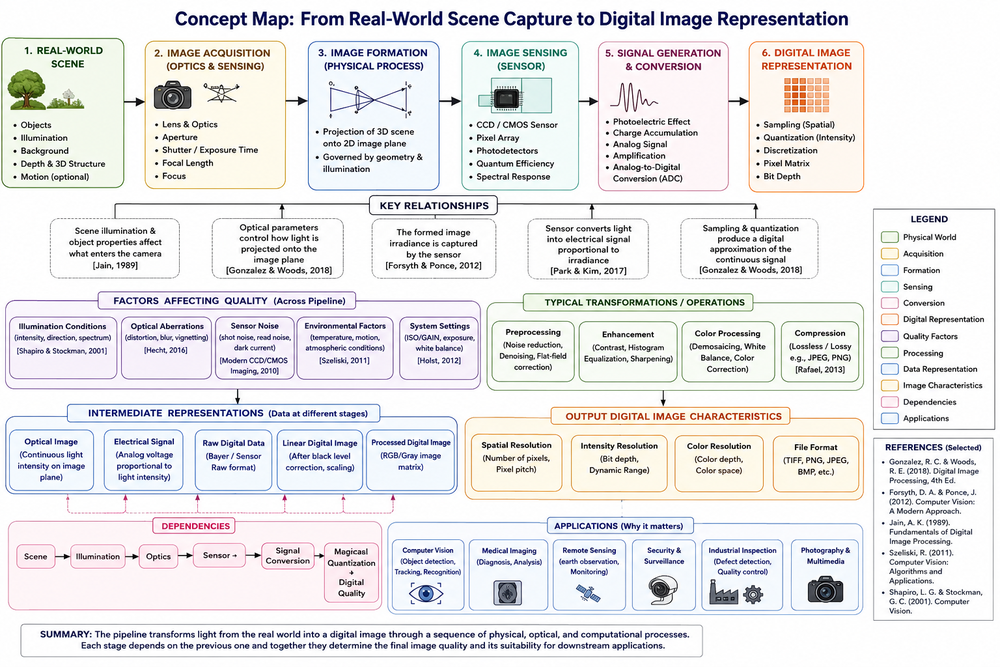
#> input picture C01/AT2/Q01/at 2 q1.png, 1000 x 667 px, shrunk from 1536 x 1024 before the run, found by its file name
$ python exp_20.py   (older library calls are emulated)
#> lines starting #> are read from the running program, lines starting #| are printed output that depends on the picture
# -*- coding: utf-8 -*-
"""EXP-20

Automatically generated by Colab.

Original file is located at
    https://colab.research.google.com/drive/1uOBNRR7WJUTs1aoa_msv7QEc_7skm7qR
"""

from google.colab import files
uploaded = files.upload()
#> the answer given: at 2 q1.png

import cv2
import matplotlib.pyplot as plt

filename = list(uploaded.keys())[0]
img = cv2.imread(filename, 0)
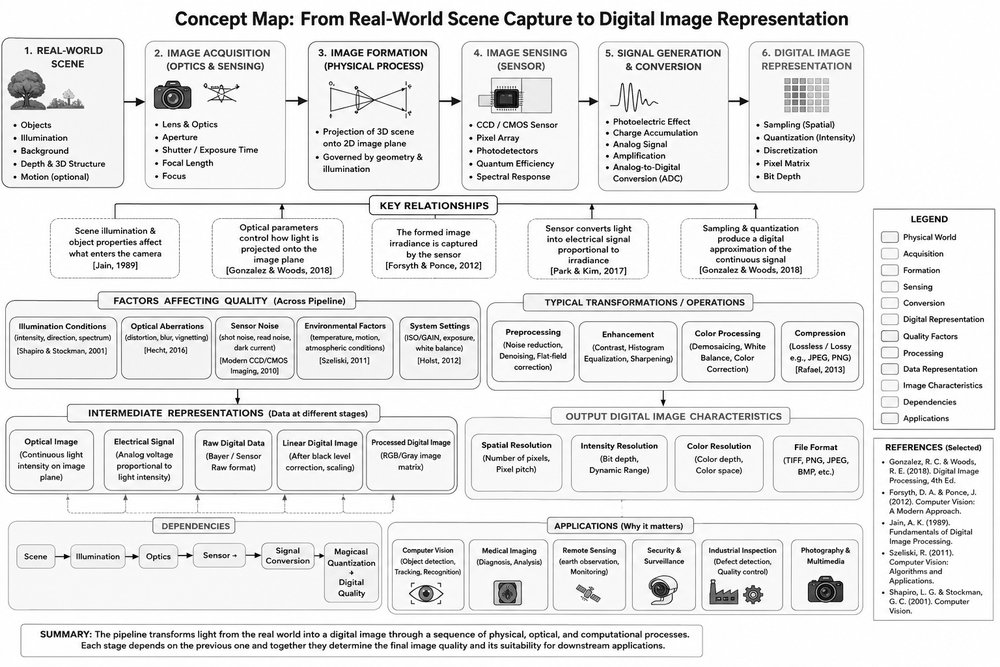
#> img: shape (667, 1000); min 0, max 255, mean 231.4

sobel_x = cv2.Sobel(img, cv2.CV_64F, 1, 0, ksize=3)
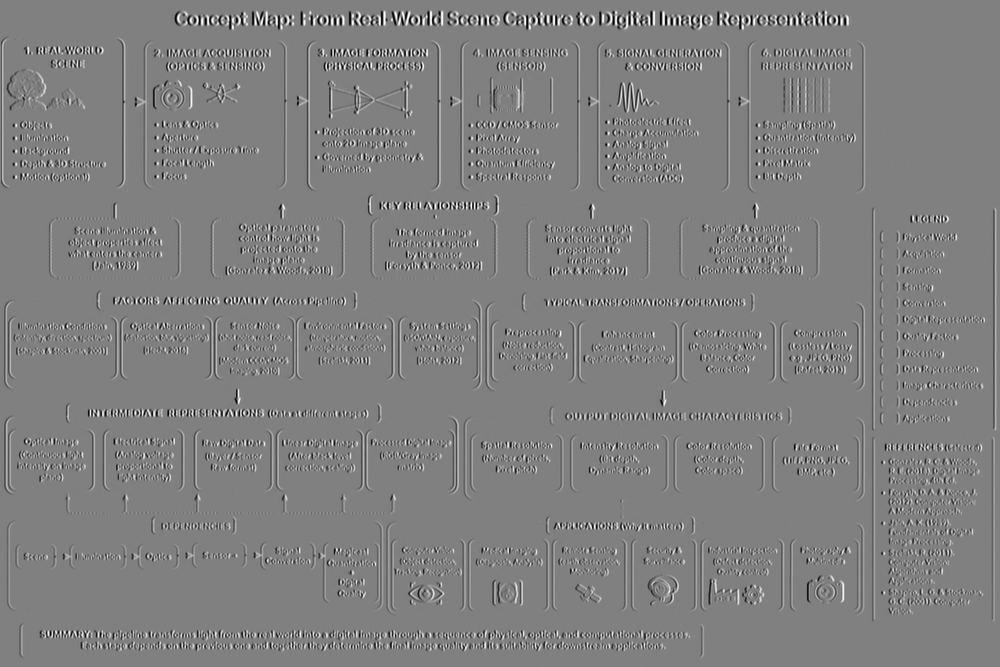
#> sobel_x: shape (667, 1000) float64; min -1017, max 1005, mean 0.1; drawn with min black and max white
sobel_y = cv2.Sobel(img, cv2.CV_64F, 0, 1, ksize=3)
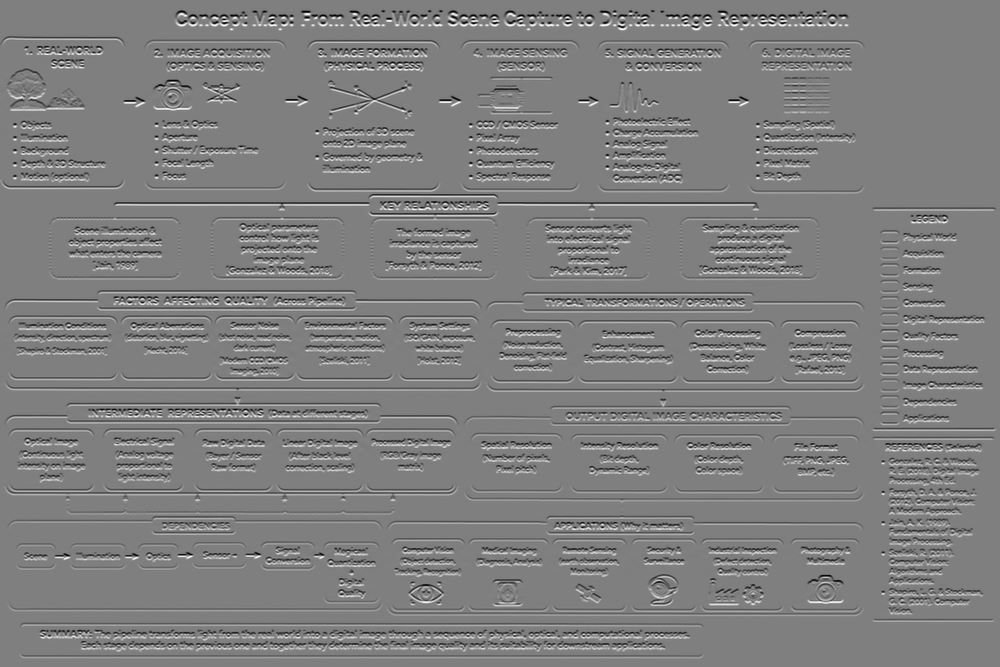
#> sobel_y: shape (667, 1000) float64; min -1004, max 1005, mean 0; drawn with min black and max white

sobel_xy = cv2.magnitude(sobel_x, sobel_y)
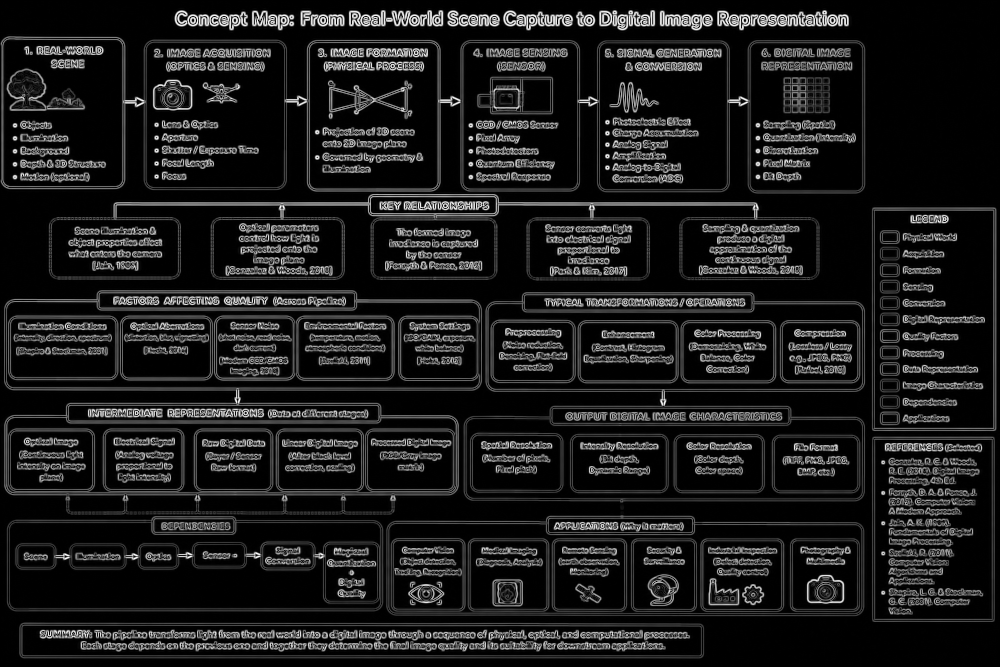
#> sobel_xy: shape (667, 1000) float64; min 0, max 1057.9, mean 119.4; drawn with min black and max white

plt.imshow(sobel_xy, cmap='gray')
plt.title('Sobel XY Edge Detection')
plt.axis('off')
plt.show()
